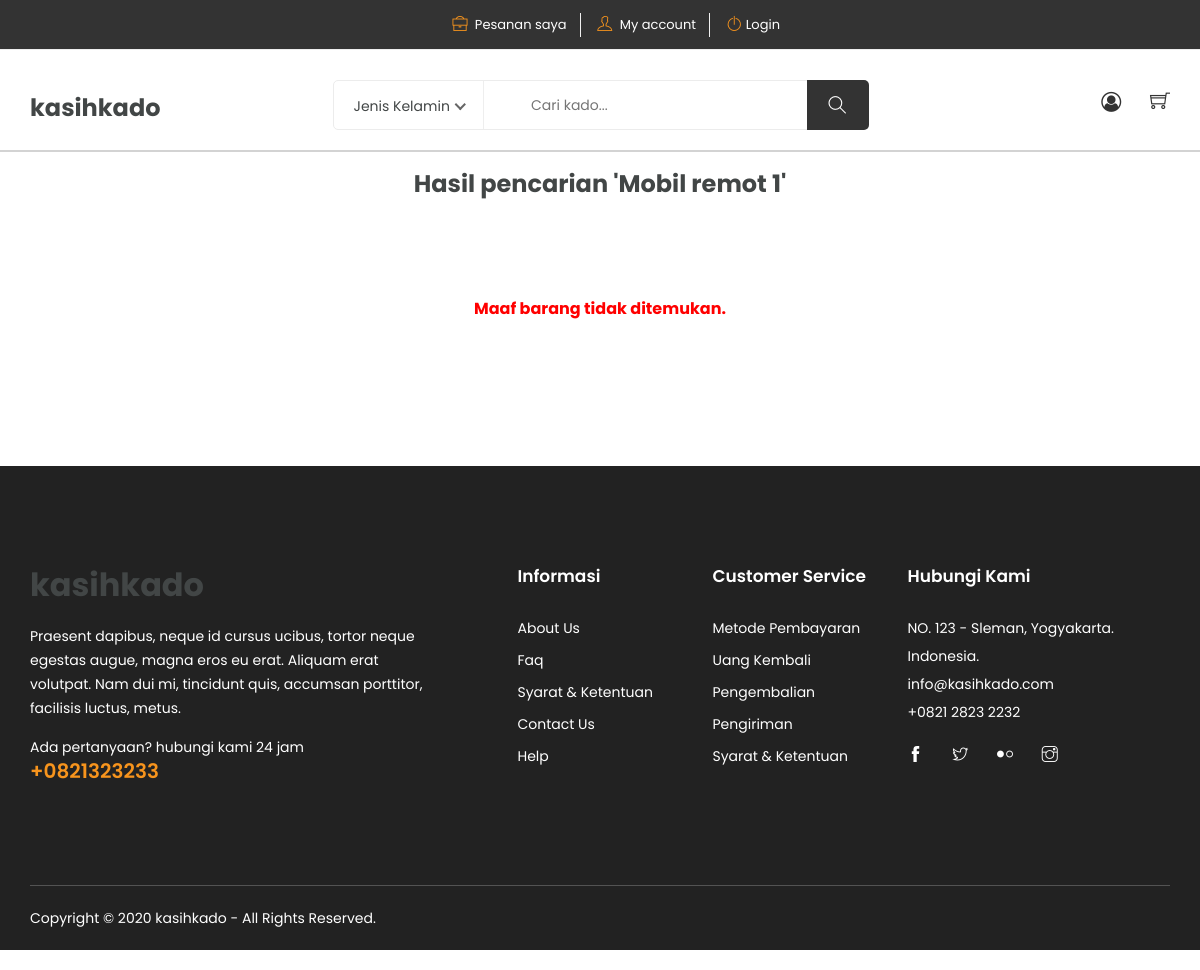
Page /search.php?cari=Mobil remot 1 on the earlier database version.
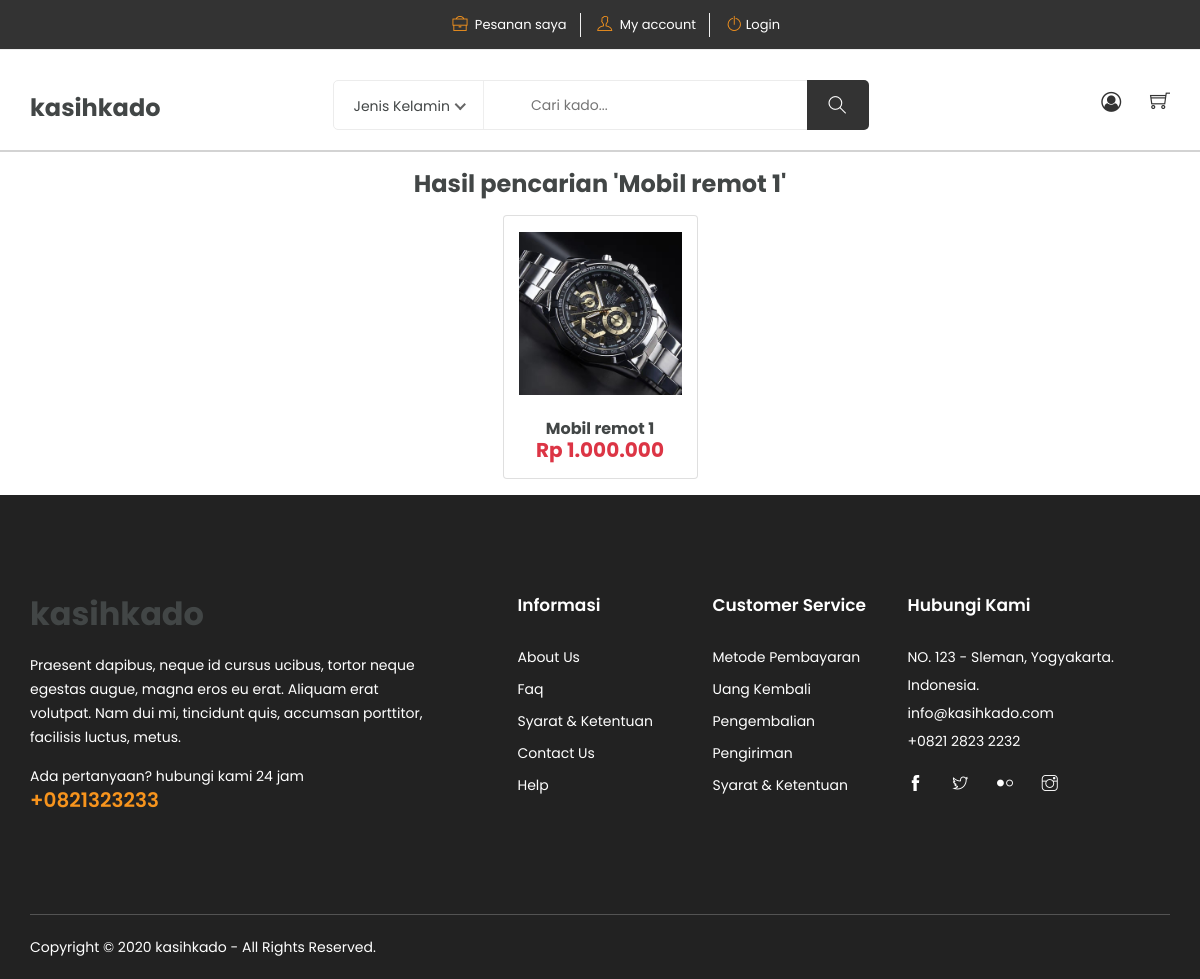
Same page on the later database version.
### tables this page shows
CREATE TABLE `barang` (
  `id_barang` int(11) NOT NULL,
  `nama_barang` varchar(100) NOT NULL,
  `harga_brg` int(20) NOT NULL,
  `jml_barang` int(11) NOT NULL,
  `deskripsi` text NOT NULL,
  `foto` varchar(100) NOT NULL,
  `id_kategori` int(11) NOT NULL,
  `FileFoto` longblob NOT NULL
);

### search.php (the view, shortened to what this page needs)
<?php
require_once ("koneksi.php");
?>
<!DOCTYPE html>
<html lang="zxx">
<head>
	<link rel="stylesheet" href="public/css/bootstrap.css">
    <link rel="stylesheet" href="public/css/magnific-popup.min.css">
    <link rel="stylesheet" href="public/css/font-awesome.css">
	<link rel="stylesheet" href="public/css/jquery.fancybox.min.css">
    <link rel="stylesheet" href="public/css/themify-icons.css">
    <link rel="stylesheet" href="public/css/niceselect.css">
    <link rel="stylesheet" href="public/css/animate.css">
    <link rel="stylesheet" href="public/css/flex-slider.min.css">
    <link rel="stylesheet" href="public/css/owl-carousel.css">
    <link rel="stylesheet" href="public/css/slicknav.min.css">
	<link rel="stylesheet" href="public/css/reset.css">
	<link rel="stylesheet" href="public/style.css">
    <link rel="stylesheet" href="public/css/responsive.css">
</head>
<body class="js body-margin-search">
	<?php
	include "header.php";
	?>
    <div class="container" style="margin-top: 30px;">
        <div class="row">
            <div class="col-12">
                <div class="text-center">
                    <h4>Hasil pencarian <?php if($cari = $_GET['cari']) {echo "'".$_GET['cari']."'";} ?> </h4>
                </div>
            </div>
        </div>
    </div>
        <?php
        $batas = 12;
        $halaman = isset($_GET['halaman'])?(int)$_GET['halaman'] : 1;
        $halaman_awal = ($halaman>1) ? ($halaman * $batas) - $batas : 0;
            if(isset($_GET['cari'])){
                $cari = $_GET['cari'];
                $jeniskelamin = $_GET['jeniskelamin'];
                $data_barang = mysqli_query($con, "SELECT * FROM barang JOIN kategori ON barang.id_kategori=kategori.id_kategori where barang.nama_barang like '%".$cari."%' AND (kategori.jk LIKE '%".$jeniskelamin."%')  ORDER BY barang.id_barang DESC LIMIT $halaman_awal, $batas");
				$cek = mysqli_num_rows($data_barang);
			}
			if ($cek==0){
				echo '<h6 class="mb-5 " style = "text-align:center; width:100%; padding-bottom:100px; padding-top:100px; color:red;">Maaf barang tidak ditemukan.</h6>';
			}
			?>
		<div class="container">
			<div class="row  justify-content-center">
		<?php
	    	while ($record= mysqli_fetch_array($data_barang)) {
	    ?>
            <div class="col-md-2 card text-center m-3" style="width: 18rem; ">
                <form method="post">
                    <div>
						<img class="mt-3" src="public/images/product/<?php echo $record['foto'];  ?>"  width="200px" height="200px" /><br/></br>
                        <h6 class="judul-barang"><?php echo $record['nama_barang']; ?></h6>
                        <h5 class="text-danger mb-3"><?php echo "Rp ".number_format($record['harga_brg'],0,",",".");  ?></h5>
                    </div>
                </form>
			</div>
            <?php
            }
            ?>
        </div>
    </div>
	<?php
	include"footer.php";
	?>
</body>
</html>

### header.php (shortened to what this page needs)
<header class="header shop">
		<div class="topbar">
			<div class="container">
				<div class="row">
					<div class="col-lg-8 col-md-12 col-12">
						<div class="right-content">
							<ul class="list-main">
								<li><i class="ti-briefcase"></i> <a href="logres.php">Pesanan saya</a></li>
								<li><i class="ti-user"></i> <a href="logres.php">My account</a></li>
								<li><i class="ti-power-off"></i><a href="logres.php">Login</a></li>
							</ul>
						</div>
					</div>
				</div>
			</div>
		</div>
		<div class="middle-inner">
			<div class="container">
				<div class="row">
					<div class="col-lg-2 col-md-2 col-12">
							<a href="home.php"><h4>kasihkado</h4></a>
                    </div>
					<div class="col-lg-8 col-md-7 col-12">
						<form  method="GET" action="search.php">
                            <div class="search-bar-top">
							<div class="search-bar">
								<form >
									<input name="cari" id="cari" placeholder="Cari kado..." type="search" >
									<button value="cari" type="submit" class="btnn"><i class="ti-search"></i></button>
								</form>
							</div>
                        </div>
                        </form>
                    </div>
					<div class="col-lg-2 col-md-3 col-12">
						<div class="right-bar">
							<div class="sinlge-bar user">
								<a href="logres.php" class="single-icon"><i class="fa fa-user-circle-o" aria-hidden="true"></i></a>
							</div>
							<div class="sinlge-bar shopping">
								<a href="logres.php" class="single-icon"><i class="ti-shopping-cart"></i> </a>
							</div>
						</div>
					</div>
				</div>
			</div>
		</div>
	</header>

### footer.php (shortened to what this page needs)
<footer class="footer">
		<div class="footer-top section">
			<div class="container">
				<div class="row">
					<div class="col-lg-5 col-md-6 col-12">
						<div class="single-footer about">
							<div class="logo">
                            <a href="home.php"><h2>kasihkado</h2></a>
							</div>
							<p class="text">Praesent dapibus, neque id cursus ucibus, tortor neque egestas augue,  magna eros eu erat. Aliquam erat volutpat. Nam dui mi, tincidunt quis, accumsan porttitor, facilisis luctus, metus.</p>
							<p class="call">Ada pertanyaan? hubungi kami 24 jam<span><a href="tel:08213242323">+0821323233</a></span></p>
						</div>
					</div>
					<div class="col-lg-2 col-md-6 col-12">
						<div class="single-footer links">
							<h4>Informasi</h4>
							<ul>
								<li><a href="#">About Us</a></li>
								<li><a href="#">Faq</a></li>
								<li><a href="#">Syarat & Ketentuan</a></li>
								<li><a href="contactUs.php">Contact Us</a></li>
								<li><a href="#">Help</a></li>
							</ul>
						</div>
					</div>
					<div class="col-lg-2 col-md-6 col-12">
						<div class="single-footer links">
							<h4>Customer Service</h4>
							<ul>
								<li><a href="#">Metode Pembayaran</a></li>
								<li><a href="#">Uang Kembali</a></li>
								<li><a href="#">Pengembalian</a></li>
								<li><a href="#">Pengiriman</a></li>
								<li><a href="#">Syarat & Ketentuan</a></li>
							</ul>
						</div>
					</div>
					<div class="col-lg-3 col-md-6 col-12">
						<div class="single-footer social">
							<h4>Hubungi kami</h4>
							<div class="contact">
								<ul>
									<li>NO. 123 - Sleman, Yogyakarta.</li>
									<li>Indonesia.</li>
									<li>info@kasihkado.com</li>
									<li>+0821 2823 2232</li>
								</ul>
							</div>
							<ul>
								<li><a href="#"><i class="ti-facebook"></i></a></li>
								<li><a href="#"><i class="ti-twitter"></i></a></li>
								<li><a href="#"><i class="ti-flickr"></i></a></li>
								<li><a href="#"><i class="ti-instagram"></i></a></li>
							</ul>
						</div>
					</div>
				</div>
			</div>
		</div>
		<div class="copyright">
			<div class="container">
				<div class="inner">
					<div class="row">
						<div class="col-lg-6 col-12">
							<div class="left">
								<p>Copyright © 2020 kasihkado - All Rights Reserved.</p>
							</div>
						</div>
						<div class="col-lg-6 col-12">
						</div>
					</div>
				</div>
			</div>
		</div>
    </footer>

Differences in the rows shown:
now on this page (row edited): barang: foto (picture), nama_barang "Mobil remot 1", harga_brg "1.000.000"
Other differences:
text no longer shown: "Maaf barang tidak ditemukan."
